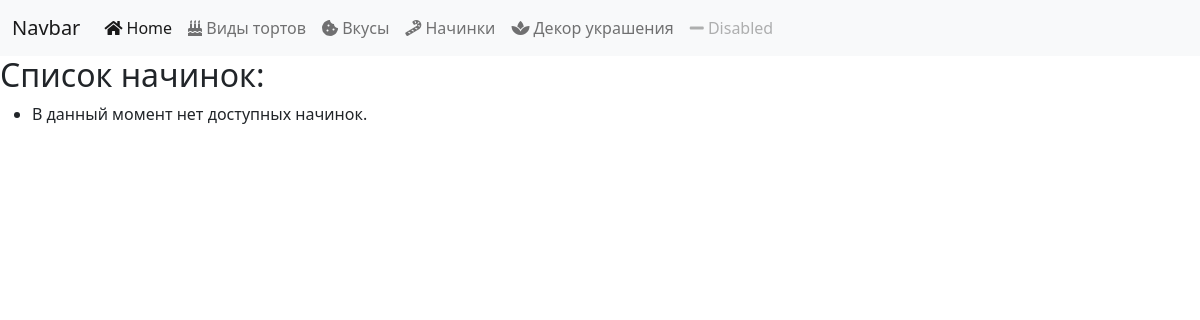
The app's page /fillings/, older data.
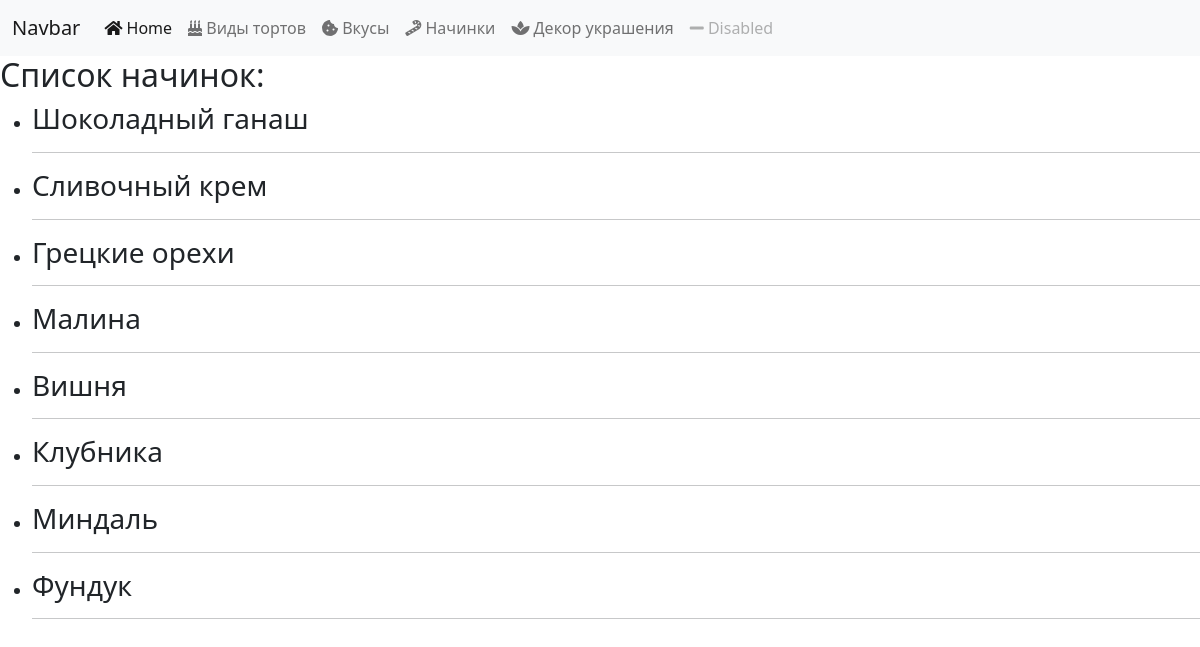
The same page, newer data.
### pastries/models.py (models this page shows, shortened)
class Filling(models.Model):
    name = models.CharField(max_length=200)
    description = models.TextField(blank=True, null=True)

### pastries/views.py (the view)
# urls.py: path('fillings/', views.specific_filling_view),
def specific_filling_view(request):
    if request.method == "GET":
        filling_names = Filling.objects.values_list('name', flat=True).distinct()
        specific_fillings = Filling.objects.filter(name__in=filling_names)
        context_data = {
            "specific_fillings": specific_fillings
        }
        return render(request, "pastries/specific_fillings.html", context=context_data)

### pastries/templates/pastries/specific_fillings.html (shortened to what this page needs)
{% extends 'layouts/index.html' %}
{% block content %}
    <h2>Список начинок:</h2>
    <ul>
        {% for filling in specific_fillings %}
            <li>
                <h3>{{ filling.name }}</h3>
                <hr>
            </li>
        {% empty %}
            <li>В данный момент нет доступных начинок.</li>
        {% endfor %}
    </ul>
{% endblock %}

Row changes from the older to the newer data that the page shows:
added Filling: name "Шоколадный ганаш"
added Filling: name "Сливочный крем"
added Filling: name "Грецкие орехи"
added Filling: name "Малина"
added Filling: name "Вишня"
added Filling: name "Клубника"
added Filling: name "Миндаль"
added Filling: name "Фундук"
Text that changed along with them:
text no longer shown: "В данный момент нет доступных начинок."
